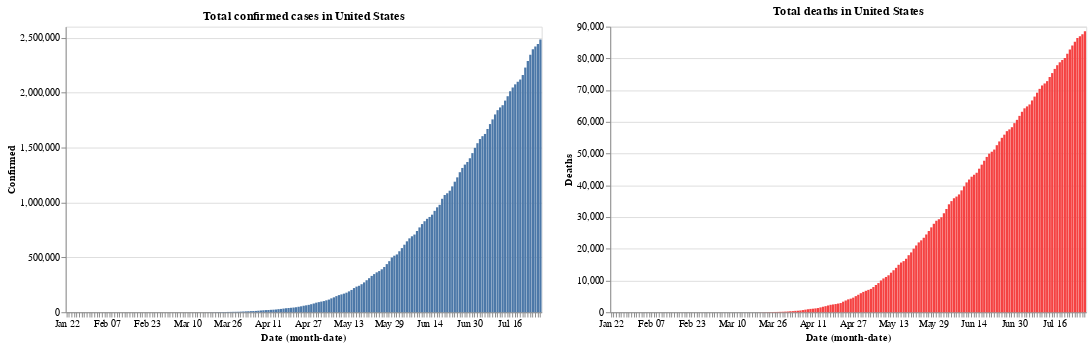

Here is the notebook cell this chart was saved with:
### Code cell
red = alt.value("#f54242")
green = alt.value('green')
purple = alt.value('purple')
orange = alt.value('orange')

base.encode(y='Confirmed').properties(title='Total confirmed cases in United States')|base.encode(y='Deaths', color=red).properties(title='Total deaths in United States')

### Figure 1 — Vega-Lite specification as saved in the notebook (floating-point values rounded to 4 significant figures; data arrays with more than 128 entries replaced by an {"elided": "..."} marker saying what was removed)
{"config": {"view": {"continuousWidth": 400, "continuousHeight": 300}}, "hconcat": [{"mark": "bar", "encoding": {"x": {"type": "ordinal", "field": "Date", "timeUnit": "monthdate"}, "y": {"type": "quantitative", "field": "Confirmed"}}, "title": "Total confirmed cases in United States", "width": 500}, {"mark": "bar", "encoding": {"color": {"value": "#f54242"}, "x": {"type": "ordinal", "field": "Date", "timeUnit": "monthdate"}, "y": {"type": "quantitative", "field": "Deaths"}}, "title": "Total deaths in United States", "width": 500}], "data": {"name": "data-b7c14f6e114b664be5a6b329d6be2387"}, "$schema": "https://vega.github.io/schema/vega-lite/v4.8.1.json", "datasets": {"data-b7c14f6e114b664be5a6b329d6be2387": {"elided": "189 records"}}}
